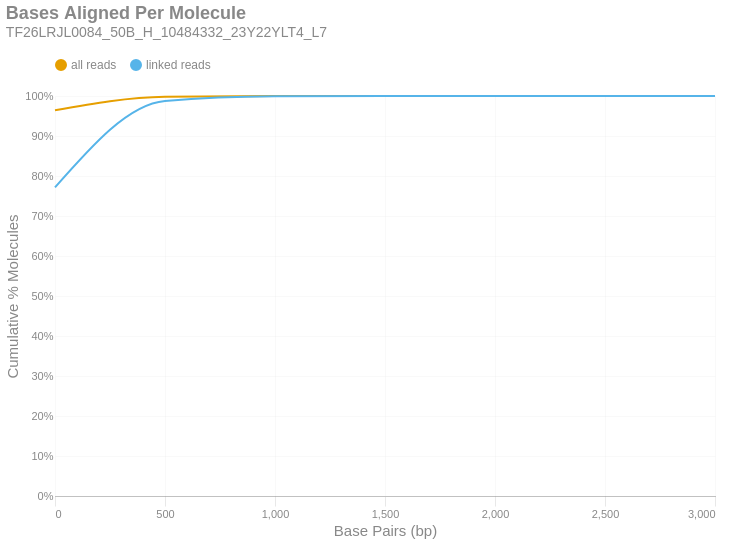

This figure's notebook cell:
### Markdown cell above
### Bases Aligned Per Molecule
This is a cumulative frequency distribution showing the number of base pairs aligned per unique molecule. These data are shown in 500 bp bins. There are two distributions: one with `all reads` (yellow) and another with only `linked reads` (blue). The percent of molecules in the `linked reads` distribution is relative to the total number of linked molecules.

### Code cell
if SKIPLR:
    print_html(f"Skipped")
else:
    binned_df = consolidated_hist(valids['aligned_bp'], mask, 500, True)
    with SafeRender(binned_df):
        (
            density_plot(binned_df, 'Bases Aligned Per Molecule', samplename, 'basesper')
            .encode(
                x=alt.X('bin:Q', title="Base Pairs (bp)").axis(tickMinStep=500).scale(padding=0),
                y=alt.Y('value:Q', title='Cumulative % Molecules')
                    .axis(format='%')
                    .scale(domain = [0,1])
                    .stack(False),
                color=alt.Color("key:N").scale(domain = ["all reads", "linked reads"]),
                tooltip = [
                    alt.Tooltip("key:N", title = "Data Type"),
                    alt.Tooltip("range_label:N", title="Bases Aligned Per Molecule"),
                    alt.Tooltip("value:Q", format = ".2%", title="% Molecules (Cum.)")
                ]
            )
        ).display()

### Figure 1 — Vega-Lite specification as saved in the notebook (floating-point values rounded to 4 significant figures)
{"width": "container", "height": 400, "config": {"title": {"anchor": "start", "dy": -15, "fontSize": 18, "color": "#888888", "subtitleColor": "#888888", "subtitleFontSize": 14}, "arc": {"fill": "#0072B2"}, "axis": {"domainColor": "#888888", "domainWidth": 0.5, "gridWidth": 0.2, "grid": false, "titleFontWeight": 400, "titleFontSize": 15, "labelFontSize": 11, "labelColor": "#888888", "tickColor": "#888888", "tickWidth": 0.2, "titleColor": "#888888"}, "axisBand": {"grid": false}, "axisX": {"grid": true, "tickSize": 10, "domainCap": "round"}, "axisY": {"domain": false, "grid": true, "tickSize": 0, "domainCap": "round"}, "background": "transparent", "header": {"labelFontSize": 15, "labelColor": "#888888", "titleFontSize": 15, "titleFontWeight": 600, "titleColor": "#888888"}, "legend": {"labelFont": "sans-serif", "labelFontSize": 12, "labelColor": "#888888", "symbolSize": 100, "symbolType": "circle", "titleFontSize": 12, "titlePadding": 10, "titleColor": "#888888", "title": null, "orient": "top"}, "range": {"category": ["#E69F00", "#56B4E9", "#009E73", "#F0E442", "#0072B2", "#D55E00", "#CC79A7", "#000000"], "diverging": ["#cfe8f3", "#a2d4ec", "#73bfe2", "#46abdb", "#1696d2", "#12719e"]}, "area": {"fill": "#0072B2", "fillOpacity": 0.7, "line": true, "strokeOpacity": 0.7}, "line": {"color": "#0072B2", "stroke": "#0072B2", "strokeWidth": 2}, "trail": {"color": "#0072B2", "stroke": "#0072B2", "strokeWidth": 0, "size": 1}, "point": {"filled": true, "fillOpacity": 1.0, "size": 95}, "text": {"color": "#888888", "fontSize": 11, "align": "right", "fontWeight": 400, "size": 11}, "bar": {"fill": "#0072B2", "stroke": null}, "view": {"stroke": null, "continuousWidth": 660, "continuousHeight": 400}}, "data": {"name": "data-f8abec1c22c9694fcccce7555e11289b"}, "mark": {"type": "line", "interpolate": "monotone", "point": {"opacity": 0, "size": 275}}, "encoding": {"color": {"field": "key", "scale": {"domain": ["all reads", "linked reads"]}, "type": "nominal"}, "tooltip": [{"field": "key", "title": "Data Type", "type": "nominal"}, {"field": "range_label", "title": "Bases Aligned Per Molecule", "type": "nominal"}, {"field": "value", "format": ".2%", "title": "% Molecules (Cum.)", "type": "quantitative"}], "x": {"axis": {"tickMinStep": 500}, "field": "bin", "scale": {"padding": 0}, "title": "Base Pairs (bp)", "type": "quantitative"}, "y": {"axis": {"format": "%"}, "field": "value", "scale": {"domain": [0, 1]}, "stack": false, "title": "Cumulative % Molecules", "type": "quantitative"}}, "params": [{"name": "param_c36ac31b6afebe62", "select": {"type": "point", "fields": ["key"]}, "bind": "legend"}], "title": {"text": "Bases Aligned Per Molecule", "subtitle": "TF26LRJL0084_50B_H_10484332_23Y22YLT4_L7"}, "transform": [{"fold": ["all reads (cumsum)", "linked reads (cumsum)"]}, {"calculate": "replace(datum.key, ' (cumsum)', '')", "as": "key"}, {"filter": {"param": "param_c36ac31b6afebe62"}}], "usermeta": {"embedOptions": {"downloadFileName": "TF26LRJL0084_50B_H_10484332_23Y22YLT4_L7.basesper"}}, "$schema": "https://vega.github.io/schema/vega-lite/v6.4.1.json", "datasets": {"data-f8abec1c22c9694fcccce7555e11289b": [{"bin": "0.0", "interval": "0.0-500.0", "all reads": 0.9645, "linked reads": 0.7716, "all reads (cumsum)": 0.9645, "linked reads (cumsum)": 0.7716, "range_label": "0-499"}, {"bin": "500.0", "interval": "500.0-1000.0", "all reads": 0.0336, "linked reads": 0.216, "all reads (cumsum)": 0.9981, "linked reads (cumsum)": 0.9876, "range_label": "500-999"}, {"bin": "1000.0", "interval": "1000.0-1500.0", "all reads": 0.001763, "linked reads": 0.01166, "all reads (cumsum)": 0.9999, "linked reads (cumsum)": 0.9993, "range_label": "1000-1499"}, {"bin": "1500.0", "interval": "1500.0-2000.0", "all reads": 0.0001043, "linked reads": 0.0006933, "all reads (cumsum)": 1.0, "linked reads (cumsum)": 1.0, "range_label": "1500-1999"}, {"bin": "2000.0", "interval": "2000.0-2500.0", "all reads": 4.955e-06, "linked reads": 3.302e-05, "all reads (cumsum)": 1.0, "linked reads (cumsum)": 1.0, "range_label": "2000-2499"}, {"bin": "2500.0", "interval": "2500.0-3000.0", "all reads": 0.0, "linked reads": 0.0, "all reads (cumsum)": 1.0, "linked reads (cumsum)": 1.0, "range_label": "2500-2999"}, {"bin": "3000.0", "interval": "3000.0-3500.0", "all reads": 2.753e-07, "linked reads": 1.834e-06, "all reads (cumsum)": 1.0, "linked reads (cumsum)": 1.0, "range_label": "3000-3499"}]}}
